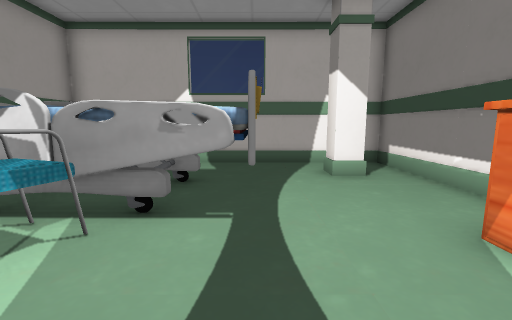
[1] (above)

12 first-person views from a walk through a Unity game level. The camera is 0.72 m above the floor, tilts 8° down and sees 90° across. Doors are open. The floor is counted in squares, 0.5 m on a side. Each view is taken from the middle of a square. On the plan, view 1 faces up. The plan holds only what a view shows up to about 13 squares ahead; the rest is blank. Some animated figures are not drawn.

[2]
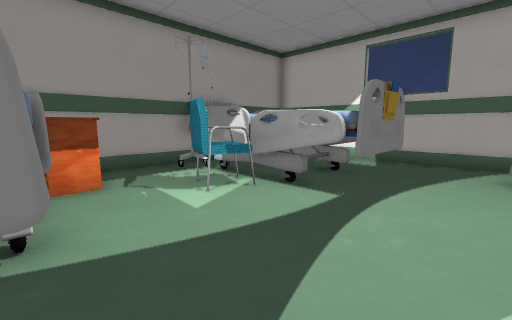

[3]
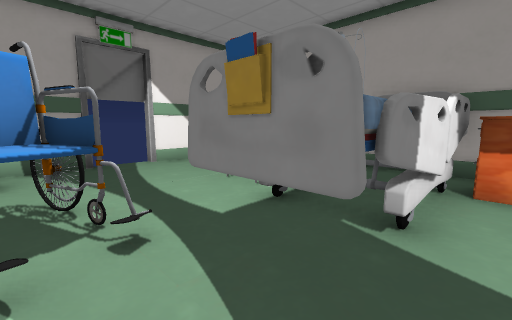

[4]
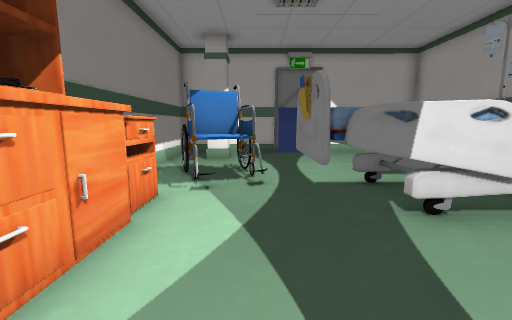

[5]
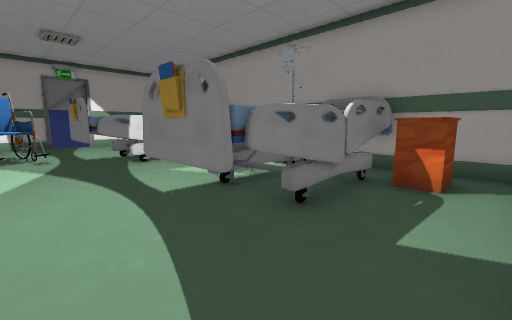

[6]
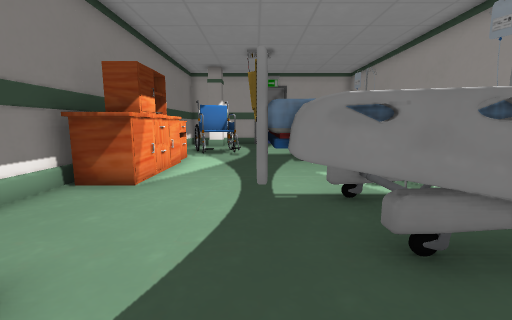

[7]
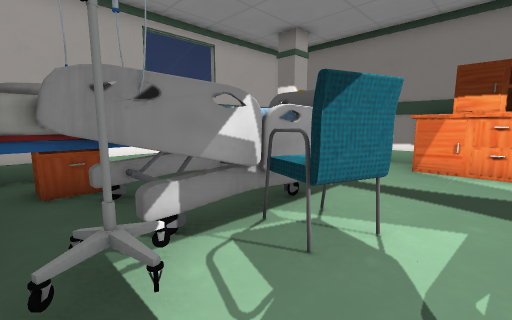

[8]
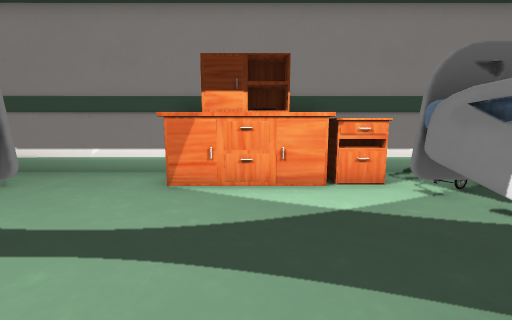

[9]
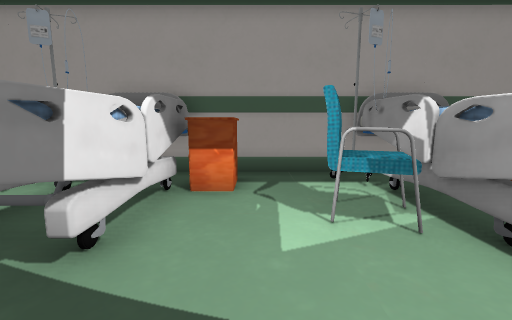

[10]
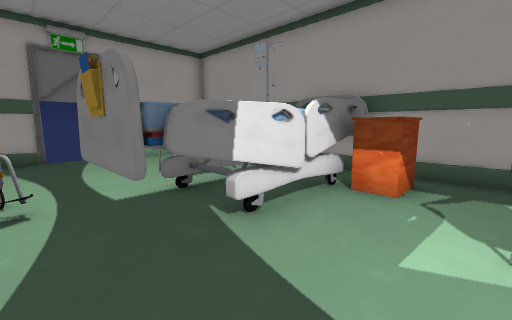

[11]
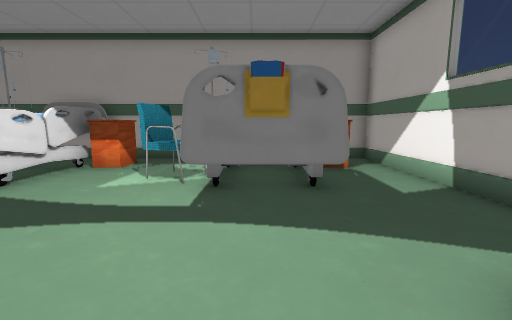

[12]
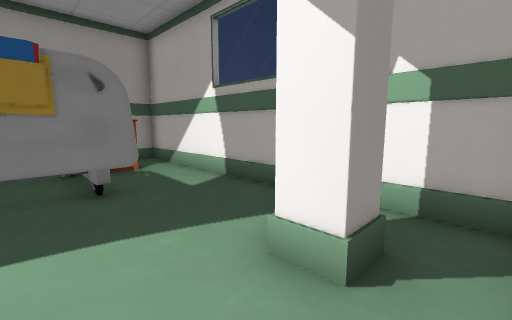

### Floor plan
Key: @ floor where view 1 was taken; # wall or solid block; . floor; = window, fence, low wall or low ledge; O other object.
Columns run from 7 left of view 1 to 5 right of it. Each row starts with its distance up from view 1.
 10 #############
  9 #...........#
  8 #OOO.....OO.#
  7 #OOO.....OO.#
  6 #OOOOOOO....#
  5 #OOO O O....#
  4 #OOOOOOO....#
  3 #=.OOO....OO#
  2 #...O.....OO#
  1 #.........OO#
  0 #OOO...@..OO#
 -1 #OOOOOOO..OO#
 -2 #OOO O O..OO#
 -3 #OOOOOOO.O. #
 -4 ### O  .OOO #
 -5     OO..OOO#
 -6     O.  .O #

Positions as (right, up) in squares from view 1, and headings:
1: (0, 0), facing up
2: (2, -1), facing up-left
3: (2, 0), facing down-left
4: (1, 3), facing down
5: (2, 9), facing down-left
6: (0, 9), facing down
7: (-6, 1), facing up-right
8: (-3, 1), facing right
9: (1, 1), facing left
10: (1, 2), facing down-left
11: (4, 5), facing left
12: (4, 5), facing up-left
